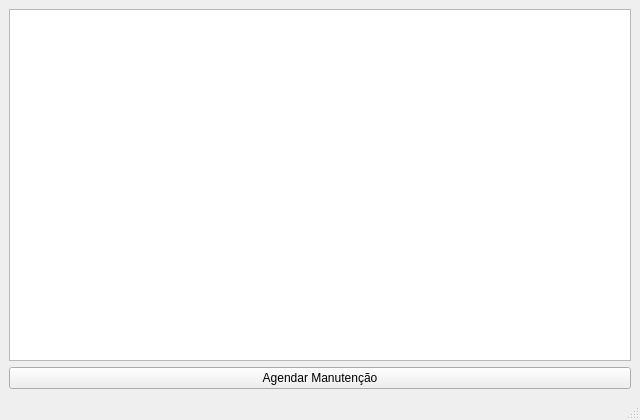
<?xml version="1.0" encoding="UTF-8"?>
<ui version="4.0">
 <class>MainWindow</class>
 <widget class="QMainWindow" name="MainWindow">
  <property name="geometry">
   <rect><x>0</x><y>0</y><width>640</width><height>420</height></rect>
  </property>
  <property name="windowTitle">
   <string>PreventivaMecQt - Demo</string>
  </property>
  <widget class="QWidget" name="centralwidget">
   <layout class="QVBoxLayout" name="verticalLayout">
    <item><widget class="QTableView" name="tableView"/></item>
    <item>
      <widget class="QPushButton" name="btnSchedule">
        <property name="text"><string>Agendar Manutenção</string></property>
      </widget>
    </item>
   </layout>
  </widget>
  <widget class="QMenuBar" name="menubar"/>
  <widget class="QStatusBar" name="statusbar"/>
 </widget>
 <resources/>
 <connections/>
</ui>
